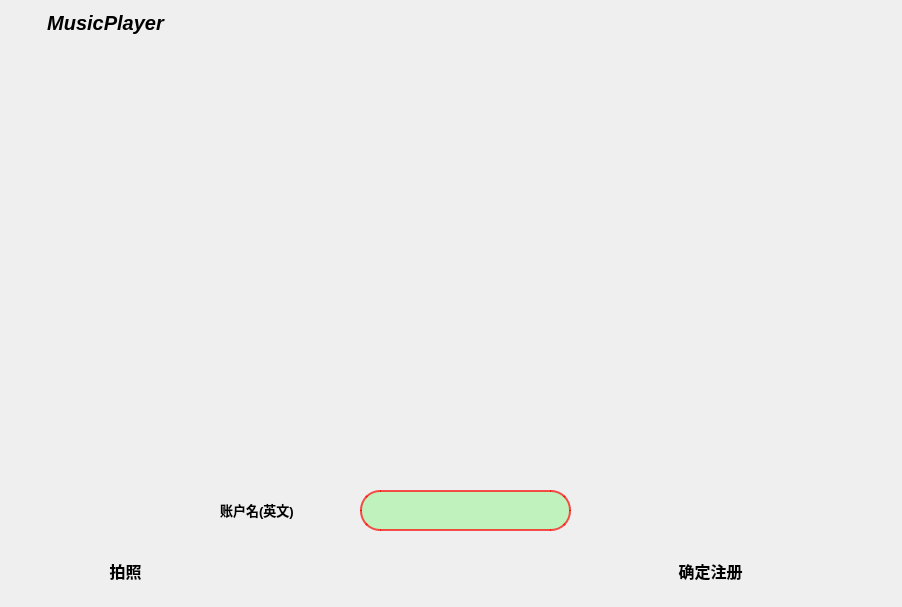
<?xml version="1.0" encoding="UTF-8"?>
<ui version="4.0">
 <class>RegisterFace</class>
 <widget class="QWidget" name="RegisterFace">
  <property name="geometry">
   <rect>
    <x>0</x>
    <y>0</y>
    <width>902</width>
    <height>607</height>
   </rect>
  </property>
  <property name="windowTitle">
   <string>Form</string>
  </property>
  <widget class="QLabel" name="preview">
   <property name="geometry">
    <rect>
     <x>470</x>
     <y>50</y>
     <width>400</width>
     <height>400</height>
    </rect>
   </property>
   <property name="minimumSize">
    <size>
     <width>400</width>
     <height>400</height>
    </size>
   </property>
   <property name="maximumSize">
    <size>
     <width>400</width>
     <height>400</height>
    </size>
   </property>
   <property name="text">
    <string/>
   </property>
  </widget>
  <widget class="QToolButton" name="captureBtn">
   <property name="geometry">
    <rect>
     <x>70</x>
     <y>540</y>
     <width>111</width>
     <height>61</height>
    </rect>
   </property>
   <property name="font">
    <font>
     <pointsize>12</pointsize>
     <weight>75</weight>
     <bold>true</bold>
    </font>
   </property>
   <property name="text">
    <string>拍照</string>
   </property>
   <property name="icon">
    <iconset resource="res.qrc">
     <normaloff>:/res/registerFaceCapture.png</normaloff>:/res/registerFaceCapture.png</iconset>
   </property>
   <property name="iconSize">
    <size>
     <width>60</width>
     <height>60</height>
    </size>
   </property>
   <property name="toolButtonStyle">
    <enum>Qt::ToolButtonTextBesideIcon</enum>
   </property>
   <property name="autoRaise">
    <bool>true</bool>
   </property>
  </widget>
  <widget class="QToolButton" name="confirm">
   <property name="geometry">
    <rect>
     <x>630</x>
     <y>540</y>
     <width>161</width>
     <height>61</height>
    </rect>
   </property>
   <property name="font">
    <font>
     <pointsize>12</pointsize>
     <weight>75</weight>
     <bold>true</bold>
    </font>
   </property>
   <property name="text">
    <string>确定注册</string>
   </property>
   <property name="icon">
    <iconset resource="res.qrc">
     <normaloff>:/res/addFacePageBtn.png</normaloff>:/res/addFacePageBtn.png</iconset>
   </property>
   <property name="iconSize">
    <size>
     <width>60</width>
     <height>60</height>
    </size>
   </property>
   <property name="toolButtonStyle">
    <enum>Qt::ToolButtonTextBesideIcon</enum>
   </property>
   <property name="autoRaise">
    <bool>true</bool>
   </property>
  </widget>
  <widget class="QToolButton" name="close">
   <property name="geometry">
    <rect>
     <x>850</x>
     <y>0</y>
     <width>51</width>
     <height>41</height>
    </rect>
   </property>
   <property name="font">
    <font>
     <pointsize>12</pointsize>
     <weight>75</weight>
     <bold>true</bold>
    </font>
   </property>
   <property name="text">
    <string/>
   </property>
   <property name="icon">
    <iconset resource="res.qrc">
     <normaloff>:/res/close.png</normaloff>:/res/close.png</iconset>
   </property>
   <property name="iconSize">
    <size>
     <width>40</width>
     <height>40</height>
    </size>
   </property>
   <property name="toolButtonStyle">
    <enum>Qt::ToolButtonIconOnly</enum>
   </property>
   <property name="autoRaise">
    <bool>true</bool>
   </property>
  </widget>
  <widget class="QLineEdit" name="lineEdit">
   <property name="geometry">
    <rect>
     <x>360</x>
     <y>490</y>
     <width>211</width>
     <height>41</height>
    </rect>
   </property>
   <property name="font">
    <font>
     <pointsize>10</pointsize>
    </font>
   </property>
   <property name="styleSheet">
    <string notr="true">background-color: #340cff00;
border: 2px solid #aeff0000;
border-radius: 20px;padding: 1px;</string>
   </property>
  </widget>
  <widget class="QLabel" name="label">
   <property name="geometry">
    <rect>
     <x>220</x>
     <y>500</y>
     <width>111</width>
     <height>20</height>
    </rect>
   </property>
   <property name="font">
    <font>
     <pointsize>10</pointsize>
     <weight>75</weight>
     <bold>true</bold>
    </font>
   </property>
   <property name="text">
    <string>账户名(英文)</string>
   </property>
  </widget>
  <widget class="QToolButton" name="toolButton">
   <property name="geometry">
    <rect>
     <x>0</x>
     <y>0</y>
     <width>211</width>
     <height>46</height>
    </rect>
   </property>
   <property name="minimumSize">
    <size>
     <width>30</width>
     <height>30</height>
    </size>
   </property>
   <property name="font">
    <font>
     <pointsize>15</pointsize>
     <weight>75</weight>
     <italic>true</italic>
     <bold>true</bold>
     <underline>false</underline>
     <strikeout>false</strikeout>
    </font>
   </property>
   <property name="text">
    <string>MusicPlayer</string>
   </property>
   <property name="icon">
    <iconset resource="res.qrc">
     <normaloff>:/res/icon.png</normaloff>:/res/icon.png</iconset>
   </property>
   <property name="iconSize">
    <size>
     <width>40</width>
     <height>40</height>
    </size>
   </property>
   <property name="toolButtonStyle">
    <enum>Qt::ToolButtonTextBesideIcon</enum>
   </property>
   <property name="autoRaise">
    <bool>true</bool>
   </property>
  </widget>
 </widget>
 <resources>
  <include location="res.qrc"/>
 </resources>
 <connections/>
</ui>
